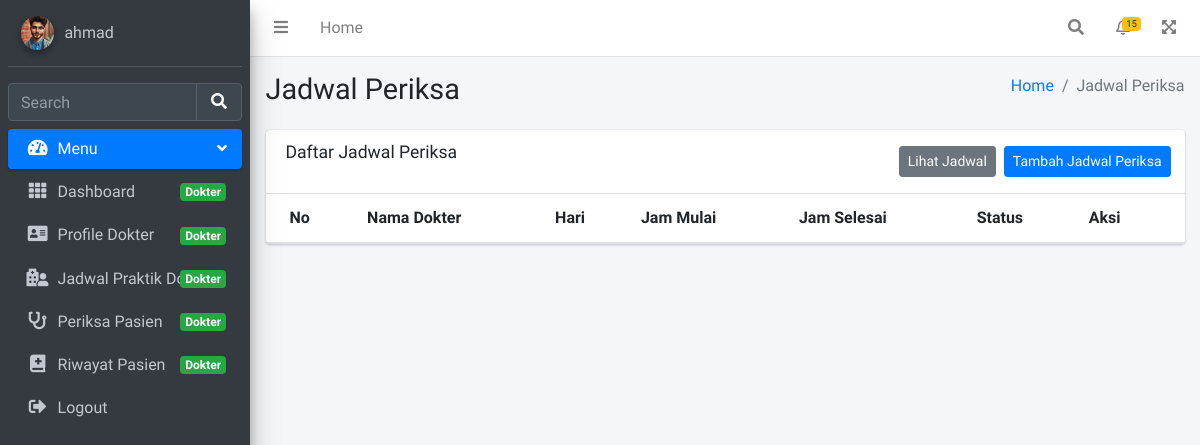
Before: /jadwalPraktik.php (signed in) with the older database file.
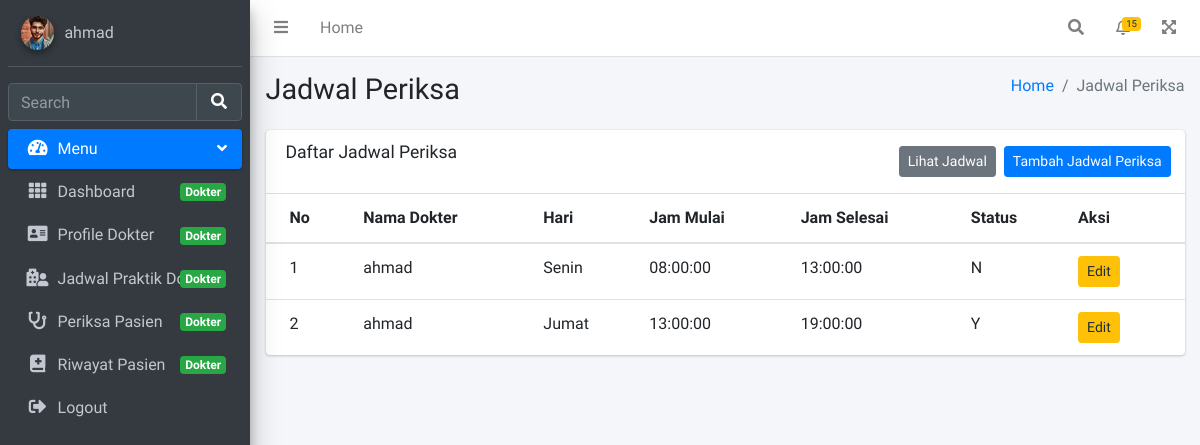
After: the same page with the newer database file.
### tables this page shows
CREATE TABLE `jadwal_periksa` (
  `id` int(10) UNSIGNED NOT NULL,
  `id_dokter` int(11) NOT NULL,
  `hari` enum('Senin','Selasa','Rabu','Kamis','Jumat','Sabtu') NOT NULL,
  `jam_mulai` time NOT NULL,
  `jam_selesai` time NOT NULL,
  `aktif` char(1) NOT NULL DEFAULT 'N'
);

CREATE TABLE `dokter` (
  `id` int(11) NOT NULL,
  `nama` varchar(255) NOT NULL,
  `password` varchar(50) NOT NULL,
  `alamat` varchar(255) NOT NULL,
  `no_hp` varchar(50) NOT NULL,
  `id_poli` int(11) NOT NULL
);

### pages/jadwalPeriksa/index.php (the view, shortened to what this page needs)
<div class="content-header">
    <div class="container-fluid">
        <div class="row mb-2">
            <div class="col-sm-6">
                <h1 class="m-0">Jadwal Periksa</h1>
            </div>
            <div class="col-sm-6">
                <ol class="breadcrumb float-sm-right">
                    <li class="breadcrumb-item"><a href="index.php?page=home">Home</a></li>
                    <li class="breadcrumb-item active">Jadwal Periksa</li>
                </ol>
            </div>
        </div>
    </div>
</div>
<div class="content">
    <div class="container-fluid">
        <div class="row">
            <div class="col-12">
                <div class="card">
                    <div class="card-header">
                        <h3 class="card-title">Daftar Jadwal Periksa</h3>
                        <div class="card-tools">
                            <button type="button" class="btn btn-sm btn-primary float-right mx-1 my-1"
                                data-toggle="modal" data-target="#addModal">
                                Tambah Jadwal Periksa
                            </button>
                            <button type="button" class="btn btn-sm btn-secondary float-right mx-1 my-1"
                                data-toggle="modal" data-target="#cekJadwal">
                                Lihat Jadwal
                            </button>
                        </div>
                    </div>
                    <div class="card-body table-responsive p-0">
                        <table class="table table-hover text-nowrap">
                            <thead>
                                <tr>
                                    <th>No</th>
                                    <th>Nama Dokter</th>
                                    <th>Hari</th>
                                    <th>Jam Mulai</th>
                                    <th>Jam Selesai</th>
                                    <th>Status</th>
                                    <th>Aksi</th>
                                </tr>
                            </thead>
                            <tbody>
                                <?php
                                $no = 1;
                            require 'config/koneksi.php';
                            $query = "SELECT jadwal_periksa.id, jadwal_periksa.id_dokter, jadwal_periksa.hari, jadwal_periksa.jam_mulai, jadwal_periksa.jam_selesai, jadwal_periksa.aktif, dokter.id AS idDokter, dokter.nama, dokter.alamat, dokter.no_hp, dokter.id_poli, poli.id AS idPoli, poli.nama_poli, poli.keterangan FROM jadwal_periksa INNER JOIN dokter ON jadwal_periksa.id_dokter = dokter.id INNER JOIN poli ON dokter.id_poli = poli.id WHERE id_poli = '$id_poli' AND dokter.id = '$id_dokter'";
                            $result = mysqli_query($mysqli, $query);
                            while ($data = mysqli_fetch_assoc($result)) {
                            ?>
                                <tr>
                                    <td><?php echo $no++; ?></td>
                                    <td><?php echo $data['nama'] ?></td>
                                    <td><?php echo $data['hari'] ?></td>
                                    <td><?php echo $data['jam_mulai'] ?></td>
                                    <td><?php echo $data['jam_selesai'] ?></td>
                                    <td><?php echo $data['aktif'] ?></td>
                                    <td>
                                        <?php
                                            require 'config/koneksi.php';
                                            $cekJadwalPeriksa = "SELECT * FROM daftar_poli INNER JOIN jadwal_periksa ON daftar_poli.id_jadwal = jadwal_periksa.id
                                            WHERE jadwal_periksa.id_dokter = '$id_dokter' AND daftar_poli.status_periksa = '0'";
                                            $queryCekJadwal = mysqli_query($mysqli,$cekJadwalPeriksa);
                                            if (mysqli_num_rows($queryCekJadwal) > 0) {
                                        ?>
                                        <button type='button' class='btn btn-sm btn-warning edit-btn'
                                            data-toggle="modal" data-target="#editModal<?php echo $data['id'] ?>"
                                            >Edit</button>
                                        <?php } else { ?>
                                        <button type='button' class='btn btn-sm btn-warning edit-btn'
                                            data-toggle="modal" data-target="#editModal<?php echo $data['id'] ?>"
                                            <?php echo $data['id_dokter'] == $id_dokter ? '' : 'disabled'?>>Edit</button>
                                        <?php } ?>
                                    </td>
                                </tr>
                                <?php } ?>
                            </tbody>
                        </table>
                    </div>
                </div>
            </div>
        </div>
    </div>
</div>

### jadwalPraktik.php (shortened to what this page needs)
<!DOCTYPE html>
<?php
    $id_dokter = $_SESSION['id'];
    $username = $_SESSION['username'];
    $id_poli = $_SESSION['id_poli'];
?>
<html lang="en">
<head>
    <link rel="stylesheet" href="plugins/fontawesome-free/css/all.min.css">
    <link rel="stylesheet" href="plugins/adminlte/adminlte.min.css">
</head>
<body class="hold-transition sidebar-mini">
    <div class="wrapper">
        <?php include ('components/navbar.php') ?>
        <?php include ('components/sidebar.php') ?>
        <div class="content-wrapper">
            <?php include ('pages/jadwalPeriksa/index.php') ?>
        </div>
    </div>
</body>
</html>

### components/navbar.php (shortened to what this page needs)
<nav class="main-header navbar navbar-expand navbar-white navbar-light">
    <ul class="navbar-nav">
        <li class="nav-item">
            <a class="nav-link" data-widget="pushmenu" href="#" role="button"><i class="fas fa-bars"></i></a>
        </li>
        <?php
            if ($_SESSION['akses'] == "admin") {
        ?>
            <li class="nav-item d-none d-sm-inline-block">
                <a href="dashboard_admin.php" class="nav-link">Home</a>
            </li>
        <?php } else if($_SESSION['akses']=="dokter"){ ?>
            <li class="nav-item d-none d-sm-inline-block">
                <a href="dashboard_dokter.php" class="nav-link">Home</a>
            </li>
        <?php } else if($_SESSION['akses'] == "pasien"){?>
            <li class="nav-item d-none d-sm-inline-block">
                <a href="dashboard_pasien.php" class="nav-link">Home</a>
            </li>
        <?php } ?>
    </ul>
    <ul class="navbar-nav ml-auto">
        <li class="nav-item">
            <a class="nav-link" data-widget="navbar-search" href="#" role="button">
                <i class="fas fa-search"></i>
            </a>
        </li>
        <li class="nav-item dropdown">
            <a class="nav-link" data-toggle="dropdown" href="#">
                <span class="badge badge-warning navbar-badge">15</span>
            </a>
        </li>
        <li class="nav-item">
            <a class="nav-link" data-widget="fullscreen" href="#" role="button">
                <i class="fas fa-expand-arrows-alt"></i>
            </a>
        </li>
    </ul>
</nav>

### components/sidebar.php
<aside class="main-sidebar sidebar-dark-primary elevation-4">
    <div class="sidebar">
        <div class="user-panel mt-3 pb-3 mb-3 d-flex">
            <div class="image">
                <img src="img/person/ahmad.jpg" class="img-circle elevation-2" alt="User Image">
            </div>
            <div class="info">
                <a href="#" class="d-block"><?php echo $username ?></a>
            </div>
        </div>
        <div class="form-inline">
            <div class="input-group" data-widget="sidebar-search">
                <input class="form-control form-control-sidebar" type="search" placeholder="Search" aria-label="Search">
                <div class="input-group-append">
                    <button class="btn btn-sidebar">
                        <i class="fas fa-search fa-fw"></i>
                    </button>
                </div>
            </div>
        </div>
        <nav class="mt-2">
            <ul class="nav nav-pills nav-sidebar flex-column" data-widget="treeview" role="menu" data-accordion="false">
                <li class="nav-item menu-open">
                    <a href="#" class="nav-link active">
                        <i class="nav-icon fas fa-tachometer-alt"></i>
                        <p>
                            Menu
                            <i class="right fas fa-angle-left"></i>
                        </p>
                    </a>
                    <?php
                    if ($_SESSION['akses'] == "admin") {
                    ?>
                    <ul class="nav nav-treeview">
                        <li class="nav-item">
                            <a href="dashboard_admin.php" class="nav-link">
                                <i class="fas fa-solid fas fa-th nav-icon"></i>
                                <p>Dashboard <span class="right badge badge-danger">Admin</span></p>
                            </a>
                        </li>
                        <li class="nav-item">
                            <a href="dokterAdmin.php" class="nav-link">
                                <i class="fas fa-solid fa-user-nurse nav-icon"></i>
                                <p>Dokter <span class="right badge badge-danger">Admin</span></p>
                            </a>
                        </li>
                        <li class="nav-item">
                            <a href="poliAdmin.php" class="nav-link">
                                <i class="fas fa-solid fa-hospital nav-icon"></i>
                                <p>Poli <span class="right badge badge-danger">Admin</span></p>
                            </a>
                        </li>
                        <li class="nav-item">
                            <a href="obatAdmin.php" class="nav-link">
                                <i class="fas fa-solid fa-tablets nav-icon"></i>
                                <p>Obat <span class="right badge badge-danger">Admin</span></p>
                            </a>
                        </li>
                        <li class="nav-item">
                            <a href="pasienAdmin.php" class="nav-link">
                                <i class="fas fa-solid fa-user nav-icon"></i>
                                <p>Pasien <span class="right badge badge-danger">Admin</span></p>
                            </a>
                        </li>
                    </ul>
                    <?php } else if($_SESSION['akses']=="dokter"){ ?>
                    <ul class="nav nav-treeview">
                    <li class="nav-item">
                            <a href="dashboard_dokter.php" class="nav-link">
                                <i class="fas fa-solid fas fa-th nav-icon"></i>
                                <p>Dashboard <span class="right badge badge-success">Dokter</span></p>
                            </a>
                        </li>
                        <li class="nav-item">
                            <a href="profileDokter.php" class="nav-link">
                                <i class="fas fa-solid fa-address-card nav-icon"></i>
                                <p>Profile Dokter <span class="right badge badge-success">Dokter</span></p>
                            </a>
                        </li>
                        <li class="nav-item">
                            <a href="jadwalPraktik.php" class="nav-link">
                                <i class="fas fa-solid fa-hospital-user nav-icon"></i>
                                <p>Jadwal Praktik Dokter <span class="right badge badge-success">Dokter</span></p>
                            </a>
                        </li>
                        <li class="nav-item">
                            <a href="periksaPasien.php" class="nav-link">
                                <i class="fas fa-solid fa-stethoscope nav-icon"></i>
                                <p>Periksa Pasien <span class="right badge badge-success">Dokter</span></p>
                            </a>
                        </li>
                        <li class="nav-item">
                            <a href="riwayatPasien.php" class="nav-link">
                                <i class="fas fa-solid fa-book-medical nav-icon"></i>
                                <p>Riwayat Pasien <span class="right badge badge-success">Dokter</span></p>
                            </a>
                        </li>
                    </ul>
                    <?php } else if($_SESSION['akses'] == "pasien"){?>
                    <ul class="nav nav-treeview">
                        <li class="nav-item">
                            <a href="dashboard_pasien.php" class="nav-link">
                                <i class="fas fa-solid fa-hospital-user nav-icon"></i>
                                <p>Dashboard <span class="right badge badge-info">Pasien</span></p>
                            </a>
                        </li>
                        <li class="nav-item">
                            <a href="daftarPoli.php" class="nav-link">
                                <i class="fas fa-solid fa-stethoscope nav-icon"></i>
                                <p>Daftar Poli <span class="right badge badge-info">Pasien</span></p>
                            </a>
                        </li>
                    </ul>
                    <?php } ?>
                </li>
                <li class="nav-item">
                    <a href="pages/logout/logout.php" class="nav-link">
                        <i class="nav-icon fas fa-sign-out-alt"></i>
                        <p>
                            Logout
                        </p>
                    </a>
                </li>
            </ul>
        </nav>
    </div>
</aside>

Changed rows visible on the page:
added jadwal_periksa: id_dokter.nama "ahmad", hari "Senin", jam_mulai "08:00:00", jam_selesai "13:00:00", aktif "N"
added jadwal_periksa: id_dokter.nama "ahmad", hari "Jumat", jam_mulai "13:00:00", jam_selesai "19:00:00", aktif "Y"
